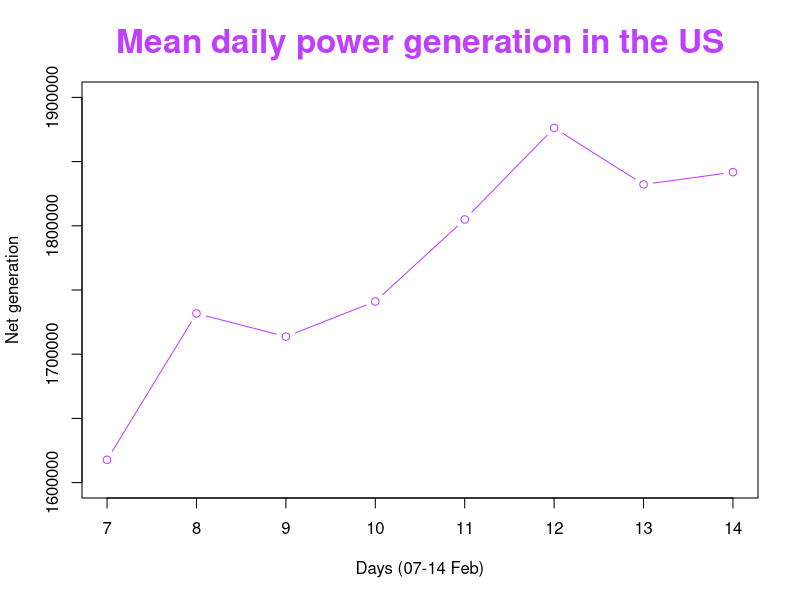
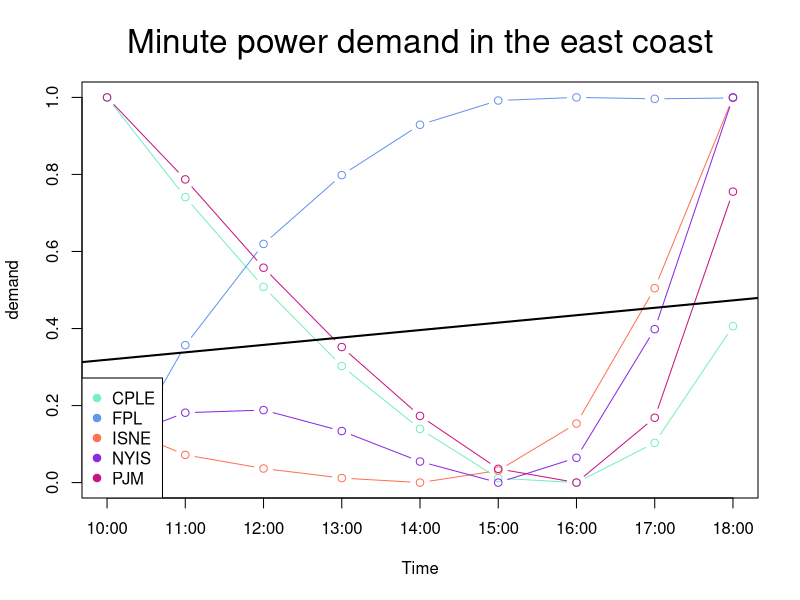
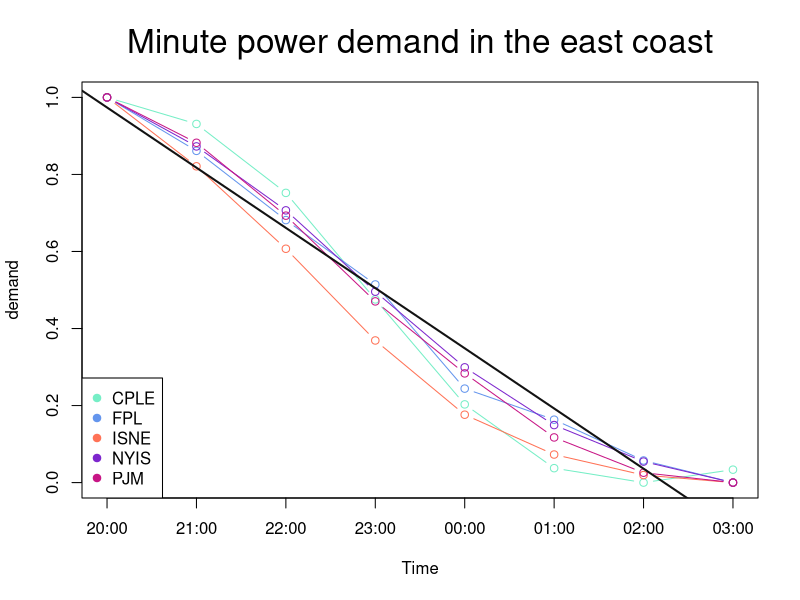

Write R code to recreate these figures, in order.
## ---- chunk 1
#import libraries
install.packages("dplyr")
install.packages("tidyr")
install.packages("matrixcalc")
install.packages("zoo")
library(dplyr)
library(tidyr)
library(matrixcalc)
library(zoo)

## ---- chunk 2
#Reading Data
A <- read.delim("table.tsv")
A$DateTime <- as.POSIXct( A$megawatthours, tz = "EST", "%H:%M EST %m/%d/%Y" )

## ---- chunk 3
A<-distinct(A)
## ---- chunk 4
# The dimensions of the cube are the Power stations and the dimension of date time.
data_cube<- with(A,cbind(BPAT=Net.generation,CISO	=Net.generation.1, CPLE=Net.generation.2,ERCO= Net.generation.3, FPL=Net.generation.4,ISNE= Net.generation.5,MISO= Net.generation.6,
                         NYIS =Net.generation.7 , PACW=Net.generation.8 , PJM=Net.generation.9 ,United_States_Lower = Net.generation.10,Date=as.integer(format(as.Date(A[,'DateTime']), "%Y%m%d"))))

## ---- chunk 5
n<-dim(data_cube)[1]#The number of rows in the data frame is
datacube_timezon<-cbind(data_cube[4:n,c(1,2)],data_cube[1:(n-3),3],data_cube[2:(n-2),4],data_cube[1:(n-3),c(5,6)],data_cube[2:(n-2),7],data_cube[1:(n-3),8],data_cube[4:n,9],data_cube[1:(n-3),c(10,11,12)] )
## ---- chunk 6
index<-which(data_cube[,'Date']>"20210206" & data_cube[,'Date']<"20210215" )
Silce_cube<-datacube_timezon[index,]
## ---- chunk 7
temp<-data_cube[index,]
rownames(temp) <- c(temp[,"Date"])
temp<-temp[,colnames(temp)!="Date"]
roll_up <-  rowsum(temp,row.names(temp))
data_mean<-rowMeans(roll_up[,1:11]) #Daily average performance
## ---- chunk 8
data_frame<-tibble(data_mean)
days<- as.integer(substr(names(roll_up[,1]), nchar(names(roll_up[,1])) - 2 + 1, nchar(names(roll_up[,1]))) )

pdf(file = "Week3_Mean_daily_power.pdf",   
    width = 8, # The width of the plot in inches
    height = 5) # The height of the plot in inches


# create an empty plot
plot(1, type="n", xlab="", ylab="", xlim = c(days[1],days[8]), ylim=c(1600000 ,1900000 ))
# rearrange in a new, temporary dataframe
DF <- data.frame ( Time = days, Demand = data_frame)
# plot
lines( DF, col = 'darkorchid1', type = 'b' )
title(main = "Mean daily power generation in the US",
      xlab = "Days (07-14 Feb)", ylab = "Net generation",
      cex.main = 2,   font.main = 2, col.main = "darkorchid1")
dev.off()
## ---- chunk 9
# The dimensions of the cube are the Demand Power of the stations and the dimension of date time.
data_cube_2_1<- with(A,cbind( CPLE=Demand.2, FPL=Demand.4,ISNE= Demand.5,
                         NYIS =Demand.7 , PJM=Demand.9 ,Time=as.integer(format(A[,'DateTime'], format = "%H"))))

# Complete missing values according to Last Observation in data cube
data_cube_2_1<-na.locf(data_cube_2_1,fromLast=TRUE)
## ---- chunk 10
#Silce cube
index_2_1<-which(data_cube_2_1[,'Time']>9 & data_cube_2_1[,'Time']<19 )
Silce_cube_2_1<-data_cube_2_1[index_2_1,]
## ---- chunk 11
temp_2_1<-data_cube_2_1[index_2_1,]
rownames(temp_2_1) <- c(temp_2_1[,"Time"])
temp_2_1<-temp_2_1[,colnames(temp_2_1)!="Time"]
roll_up_2_1 <-  rowsum(temp_2_1,row.names(temp_2_1))
## ---- chunk 12
# linear fit
LM <- list(  CPLE = NA,  FPL = NA,  ISNE = NA,  NYIS = NA, PJM = NA)
# Creating a dataframe for performing linear regression
df_2_1<-data.frame (roll_up_2_1)
# Data normalization function min-max method.
min_max_norm <- function(x) {
    (x - min(x)) / (max(x) - min(x))
}
#Data normalization
Demand_norm_2_1 <- as.data.frame(lapply(df_2_1, min_max_norm))


#Linear regression formula (U^T*U)^-1*U^T*y
#Create a U matrix for linear regression 
mat2_1_data <- c(rep(c(1),9),c(10:18))
mat2_1 <- matrix(mat2_1_data,nrow=2,ncol=9,byrow=TRUE)

#Create a power function
"%^%" <- function(mat, power) 
  with(eigen(mat), vectors %*% (values^power * t(vectors))) 

pdf(file = "Week3_Minute_power_demand_1.pdf",   
    width = 8, # The width of the plot in inches
    height = 5) # The height of the plot in inches
# create an empty plot
plot(1, type="n", xlab="", ylab="",xaxt="n",xlim = c(10,18), ylim=c(0 ,1))
axis(1, at=c(10:18),labels=c("10:00","11:00","12:00","13:00","14:00","15:00","16:00","17:00","18:00"))
demands <- seq(5) 
#initialization a&b
a<-0
b<-0
colors<-c("aquamarine2","cornflowerblue","coral1","blueviolet","mediumvioletred") #Vector of colors
#A loop that draws a line for each station
for ( i in demands ) {
   # rearrange in a new, temporary dataframe
   DF <- data.frame ( Time =c(10:18), Demand = Demand_norm_2_1[,i] )
   # plot
   lines( DF, col = colors[i], type = 'b' )
   # linear fit
   #Note: 'U' have been in Transformation form
   X_T_X<-((mat2_1)%*% t(mat2_1)) #U^T*U
   Vector_df1<-c(t(DF[2])) #transfer Y df to Vector
   X_T_y<-((mat2_1))%*% (Vector_df1) #U^T*y
   LM[[ i ]] <-(X_T_X%^% (-1))%*% X_T_y #(U^T*U)^-1*U^T*y
   a <- a+(LM[[ i ]])[1]
   b <- b+(LM[[ i ]])[2]
}

abline(a/5, b/5, col = "black", lw =2) #calculated the average regression lines of five stations on the east coast.
title(main = "Minute power demand in the east coast",
      xlab = "Time", ylab = "demand",
      cex.main = 2,   font.main = 1, col.main = "black")
legend( 'bottomleft', col = colors, pch = 19,legend = names(Demand_norm_2_1) )

dev.off()
## ---- chunk 13
index_2_2<-which(data_cube_2_1[,'Time']>19 | data_cube_2_1[,'Time']<4 )
Silce_cube_2_2<-data_cube_2_1[index_2_2,]
## ---- chunk 14
temp_2_2<-data_cube_2_1[index_2_2,]
rownames(temp_2_2) <- c(temp_2_2[,"Time"])
temp_2_2<-temp_2_2[,colnames(temp_2_2)!="Time"]
roll_up_2_2 <-  rowsum(temp_2_2,row.names(temp_2_2))
## ---- chunk 15
# linear fit
LM <- list(  CPLE = NA,  FPL = NA,  ISNE = NA,  NYIS = NA, PJM = NA)
df_2_2<-data.frame (roll_up_2_2)
#Data normalization
Demand_norm_2_2 <- as.data.frame(lapply(df_2_2, min_max_norm))



#Linear regression formula (U^T*U)^-1*U^T*y
#Create a U matrix for linear regression 
mat2_2_data <- c(rep(c(1),8),c(1:8))
mat2_2 <- matrix(mat2_2_data,nrow=2,ncol=8,byrow=TRUE)

#Enter the data in the order of the hours from 20:00-03:00
order_data<-Demand_norm_2_2[c(4,5,6,7,1,2,3,8),]


pdf(file = "Week3_Minute_power_demand_2.pdf",   
    width = 8, # The width of the plot in inches
    height = 5) # The height of the plot in inches

# create an empty plot
plot(1, type="n", xlab="", ylab="",xaxt="n", xlim = c(1,8), ylim=c(0 ,1))
axis(1, at=c(1:8),labels=c("20:00","21:00","22:00","23:00","00:00","01:00","02:00","03:00"))
demands <-seq(5)
#initialization a&b
a<-0
b<-0
colors<-c("aquamarine2","cornflowerblue","coral1","purple3","mediumvioletred") #Vector of colors
#A loop that draws a line for each station
for ( i in demands ) {
   # rearrange in a new, temporary dataframe
   DF <- data.frame ( Time =c(1,8), Demand = order_data[,i] )
   # plot
   lines( DF[2], col = colors[i], type = 'b' )
   # linear fit
   #Note: 'U' have been in Transformation form
   X_T_X<-((mat2_2)%*% t(mat2_2)) #U^T*U
   Vector_df2<-c(t(DF[2])) #transfer Y df to Vector
   X_T_y<-((mat2_2))%*% (Vector_df2) #U^T*y
   LM[[ i ]] <-(X_T_X%^% (-1))%*% X_T_y #(U^T*U)^-1*U^T*y
   a <- a+(LM[[ i ]])[1]
   b <- b+(LM[[ i ]])[2]
}
abline(a/5, b/5, col = 'gray7', lw =2) #calculated the average regression lines of five stations on the east coast.
title(main = "Minute power demand in the east coast",
      xlab = "Time", ylab = "demand",
      cex.main = 2,   font.main = 1, col.main = "black")
legend( 'bottomleft', col = colors, pch = 19,legend = names(order_data) )

dev.off()
